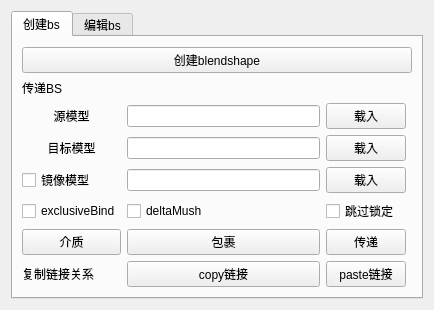
<?xml version="1.0" encoding="UTF-8"?>
<ui version="4.0">
 <class>BlendShapeTool</class>
 <widget class="QWidget" name="BlendShapeTool">
  <property name="geometry">
   <rect>
    <x>0</x>
    <y>0</y>
    <width>434</width>
    <height>301</height>
   </rect>
  </property>
  <property name="windowTitle">
   <string>blendShapeTool</string>
  </property>
  <layout class="QVBoxLayout" name="verticalLayout">
   <item>
    <widget class="QTabWidget" name="createBsTab">
     <property name="sizePolicy">
      <sizepolicy hsizetype="Expanding" vsizetype="Expanding">
       <horstretch>0</horstretch>
       <verstretch>100</verstretch>
      </sizepolicy>
     </property>
     <property name="currentIndex">
      <number>0</number>
     </property>
     <widget class="QWidget" name="widget">
      <attribute name="title">
       <string>创建bs</string>
      </attribute>
      <layout class="QVBoxLayout" name="verticalLayout_2">
       <item>
        <layout class="QGridLayout" name="gridLayout" columnminimumwidth="2,1,2,0">
         <item row="4" column="0">
          <widget class="QCheckBox" name="checkMirrorBox">
           <property name="sizePolicy">
            <sizepolicy hsizetype="Fixed" vsizetype="Fixed">
             <horstretch>0</horstretch>
             <verstretch>0</verstretch>
            </sizepolicy>
           </property>
           <property name="text">
            <string>镜像模型</string>
           </property>
          </widget>
         </item>
         <item row="2" column="2">
          <widget class="QPushButton" name="loadSourceModelBt">
           <property name="text">
            <string>载入</string>
           </property>
          </widget>
         </item>
         <item row="0" column="0" colspan="4">
          <widget class="QPushButton" name="CreateBsBt">
           <property name="text">
            <string>创建blendshape</string>
           </property>
          </widget>
         </item>
         <item row="2" column="0">
          <widget class="QLabel" name="label">
           <property name="text">
            <string notr="true">源模型</string>
           </property>
           <property name="alignment">
            <set>Qt::AlignCenter</set>
           </property>
          </widget>
         </item>
         <item row="7" column="0">
          <widget class="QLabel" name="label_3">
           <property name="text">
            <string>复制链接关系</string>
           </property>
          </widget>
         </item>
         <item row="7" column="1">
          <widget class="QPushButton" name="copyConnectBt">
           <property name="text">
            <string>copy链接</string>
           </property>
          </widget>
         </item>
         <item row="4" column="1">
          <widget class="QLineEdit" name="mirrorModelLe"/>
         </item>
         <item row="4" column="2">
          <widget class="QPushButton" name="loadMirrorModelBt">
           <property name="text">
            <string>载入</string>
           </property>
          </widget>
         </item>
         <item row="6" column="0">
          <widget class="QPushButton" name="createMediumBt">
           <property name="text">
            <string>介质</string>
           </property>
          </widget>
         </item>
         <item row="6" column="2">
          <widget class="QPushButton" name="tranBsBt">
           <property name="text">
            <string>传递</string>
           </property>
          </widget>
         </item>
         <item row="7" column="2">
          <widget class="QPushButton" name="pasteConnectBt">
           <property name="text">
            <string>paste链接</string>
           </property>
          </widget>
         </item>
         <item row="6" column="1">
          <widget class="QPushButton" name="createWrapBt">
           <property name="text">
            <string>包裹</string>
           </property>
          </widget>
         </item>
         <item row="3" column="1">
          <widget class="QLineEdit" name="targetModelLe"/>
         </item>
         <item row="3" column="0">
          <widget class="QLabel" name="label_2">
           <property name="text">
            <string>目标模型</string>
           </property>
           <property name="alignment">
            <set>Qt::AlignCenter</set>
           </property>
          </widget>
         </item>
         <item row="2" column="1">
          <widget class="QLineEdit" name="sourceModelLe"/>
         </item>
         <item row="3" column="2">
          <widget class="QPushButton" name="loadTargetModelBt">
           <property name="text">
            <string>载入</string>
           </property>
          </widget>
         </item>
         <item row="1" column="0" colspan="3">
          <widget class="QLabel" name="label_5">
           <property name="sizePolicy">
            <sizepolicy hsizetype="Preferred" vsizetype="Fixed">
             <horstretch>0</horstretch>
             <verstretch>0</verstretch>
            </sizepolicy>
           </property>
           <property name="text">
            <string>传递BS</string>
           </property>
          </widget>
         </item>
         <item row="5" column="0">
          <widget class="QCheckBox" name="exclusiveBindRbt">
           <property name="text">
            <string>exclusiveBind</string>
           </property>
          </widget>
         </item>
         <item row="5" column="1">
          <widget class="QCheckBox" name="deltaMushRbt">
           <property name="layoutDirection">
            <enum>Qt::LeftToRight</enum>
           </property>
           <property name="text">
            <string>deltaMush</string>
           </property>
          </widget>
         </item>
         <item row="5" column="2">
          <widget class="QCheckBox" name="skipLockRbt">
           <property name="text">
            <string>跳过锁定</string>
           </property>
          </widget>
         </item>
        </layout>
       </item>
      </layout>
     </widget>
     <widget class="QWidget" name="EditBlendShapetab">
      <attribute name="title">
       <string>编辑bs</string>
      </attribute>
      <layout class="QVBoxLayout" name="verticalLayout_3" stretch="0,10">
       <item>
        <layout class="QHBoxLayout" name="horizontalLayout" stretch="1,8,3,3">
         <property name="spacing">
          <number>0</number>
         </property>
         <property name="sizeConstraint">
          <enum>QLayout::SetDefaultConstraint</enum>
         </property>
         <property name="leftMargin">
          <number>0</number>
         </property>
         <property name="topMargin">
          <number>0</number>
         </property>
         <property name="rightMargin">
          <number>0</number>
         </property>
         <property name="bottomMargin">
          <number>0</number>
         </property>
         <item>
          <widget class="QLabel" name="label_4">
           <property name="text">
            <string>模型</string>
           </property>
          </widget>
         </item>
         <item>
          <widget class="QLineEdit" name="loadModeLe"/>
         </item>
         <item>
          <widget class="QPushButton" name="load_EditeModeBt">
           <property name="text">
            <string>载入</string>
           </property>
          </widget>
         </item>
         <item>
          <widget class="QPushButton" name="exitEditeBt">
           <property name="text">
            <string>退出</string>
           </property>
          </widget>
         </item>
        </layout>
       </item>
       <item>
        <layout class="QHBoxLayout" name="horizontalLayout_2" stretch="1,1">
         <item>
          <layout class="QVBoxLayout" name="TargetQVL"/>
         </item>
         <item>
          <layout class="QVBoxLayout" name="verticalLayout_5"/>
         </item>
        </layout>
       </item>
      </layout>
     </widget>
    </widget>
   </item>
  </layout>
 </widget>
 <resources/>
 <connections/>
</ui>
